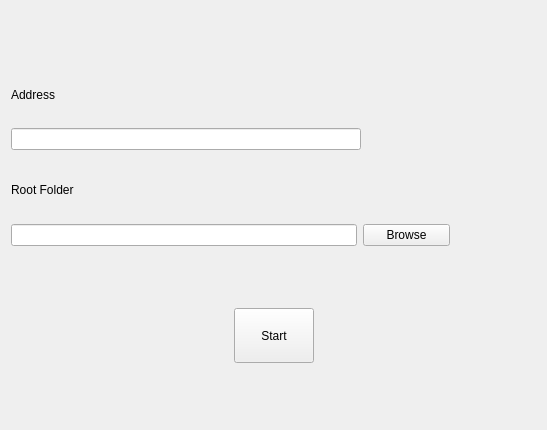
<?xml version="1.0" encoding="UTF-8"?>
<ui version="4.0">
 <class>Form</class>
 <widget class="QWidget" name="Form">
  <property name="geometry">
   <rect>
    <x>0</x>
    <y>0</y>
    <width>547</width>
    <height>430</height>
   </rect>
  </property>
  <property name="windowTitle">
   <string>Form</string>
  </property>
  <layout class="QVBoxLayout" name="verticalLayout_2">
   <item>
    <layout class="QVBoxLayout" name="verticalLayout" stretch="10,10,10,1,10,10,10,10,10">
     <item>
      <spacer name="verticalSpacer">
       <property name="orientation">
        <enum>Qt::Vertical</enum>
       </property>
       <property name="sizeHint" stdset="0">
        <size>
         <width>20</width>
         <height>40</height>
        </size>
       </property>
      </spacer>
     </item>
     <item>
      <widget class="QLabel" name="label_address">
       <property name="text">
        <string>Address</string>
       </property>
      </widget>
     </item>
     <item>
      <layout class="QHBoxLayout" name="horizontalLayout_4" stretch="40,20">
       <item>
        <widget class="QLineEdit" name="input_text_address">
         <property name="sizePolicy">
          <sizepolicy hsizetype="Expanding" vsizetype="Fixed">
           <horstretch>0</horstretch>
           <verstretch>0</verstretch>
          </sizepolicy>
         </property>
        </widget>
       </item>
       <item>
        <spacer name="horizontalSpacer_5">
         <property name="orientation">
          <enum>Qt::Horizontal</enum>
         </property>
         <property name="sizeHint" stdset="0">
          <size>
           <width>40</width>
           <height>20</height>
          </size>
         </property>
        </spacer>
       </item>
      </layout>
     </item>
     <item>
      <spacer name="verticalSpacer_3">
       <property name="orientation">
        <enum>Qt::Vertical</enum>
       </property>
       <property name="sizeHint" stdset="0">
        <size>
         <width>20</width>
         <height>40</height>
        </size>
       </property>
      </spacer>
     </item>
     <item>
      <widget class="QLabel" name="label_rootfolder">
       <property name="text">
        <string>Root Folder</string>
       </property>
      </widget>
     </item>
     <item>
      <layout class="QHBoxLayout" name="horizontalLayout_5" stretch="40,10,10">
       <item>
        <widget class="QLineEdit" name="input_text_rootfolder">
         <property name="sizePolicy">
          <sizepolicy hsizetype="Expanding" vsizetype="Fixed">
           <horstretch>0</horstretch>
           <verstretch>0</verstretch>
          </sizepolicy>
         </property>
        </widget>
       </item>
       <item>
        <widget class="QPushButton" name="button_browse">
         <property name="text">
          <string>Browse</string>
         </property>
        </widget>
       </item>
       <item>
        <spacer name="horizontalSpacer_3">
         <property name="orientation">
          <enum>Qt::Horizontal</enum>
         </property>
         <property name="sizeHint" stdset="0">
          <size>
           <width>40</width>
           <height>20</height>
          </size>
         </property>
        </spacer>
       </item>
      </layout>
     </item>
     <item>
      <spacer name="verticalSpacer_5">
       <property name="orientation">
        <enum>Qt::Vertical</enum>
       </property>
       <property name="sizeHint" stdset="0">
        <size>
         <width>20</width>
         <height>40</height>
        </size>
       </property>
      </spacer>
     </item>
     <item>
      <layout class="QHBoxLayout" name="horizontalLayout_6">
       <item>
        <spacer name="horizontalSpacer_6">
         <property name="orientation">
          <enum>Qt::Horizontal</enum>
         </property>
         <property name="sizeHint" stdset="0">
          <size>
           <width>40</width>
           <height>20</height>
          </size>
         </property>
        </spacer>
       </item>
       <item>
        <widget class="QPushButton" name="button_start">
         <property name="sizePolicy">
          <sizepolicy hsizetype="Minimum" vsizetype="Preferred">
           <horstretch>0</horstretch>
           <verstretch>0</verstretch>
          </sizepolicy>
         </property>
         <property name="text">
          <string>Start</string>
         </property>
        </widget>
       </item>
       <item>
        <spacer name="horizontalSpacer_7">
         <property name="orientation">
          <enum>Qt::Horizontal</enum>
         </property>
         <property name="sizeHint" stdset="0">
          <size>
           <width>40</width>
           <height>20</height>
          </size>
         </property>
        </spacer>
       </item>
      </layout>
     </item>
     <item>
      <spacer name="verticalSpacer_6">
       <property name="orientation">
        <enum>Qt::Vertical</enum>
       </property>
       <property name="sizeHint" stdset="0">
        <size>
         <width>20</width>
         <height>40</height>
        </size>
       </property>
      </spacer>
     </item>
    </layout>
   </item>
  </layout>
 </widget>
 <resources/>
 <connections/>
</ui>
